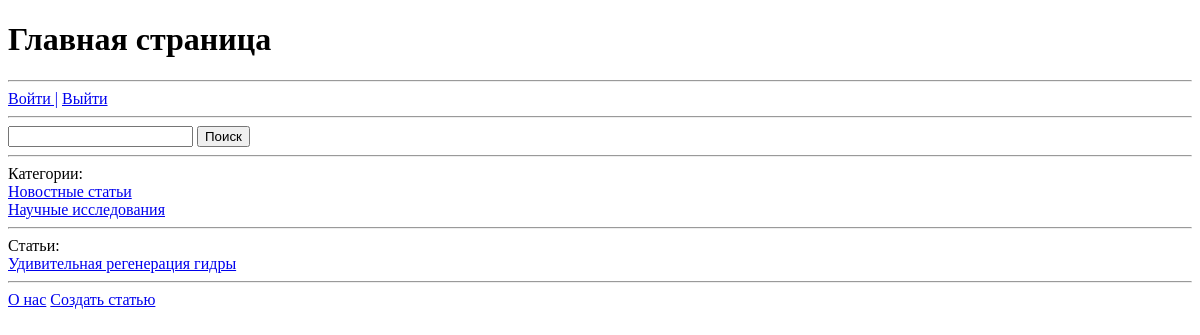
Before: / with the older database file.
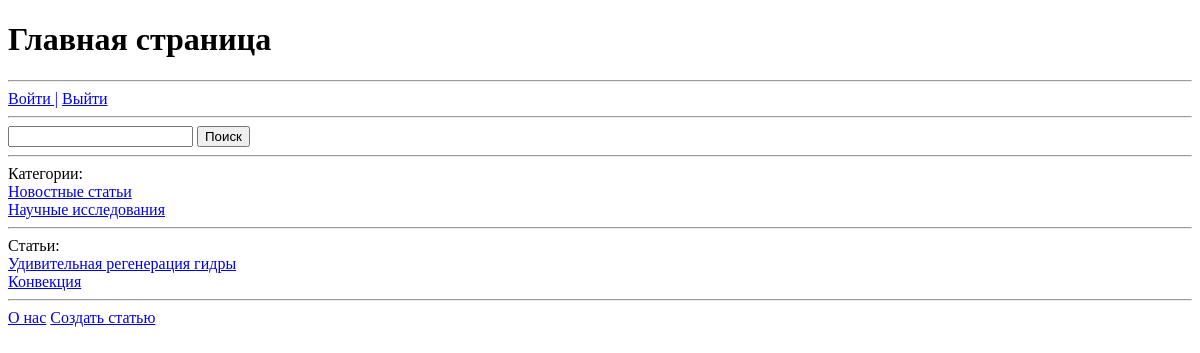
After: the same page with the newer database file.
### articles/models.py (models this page shows, shortened)
class Category(models.Model):
    name = models.CharField(max_length=225)
    added_date = models.DateTimeField(auto_now_add=True)

class Article(models.Model):
    title = models.CharField(max_length=200)
    content = models.TextField()
    photo = models.ImageField(upload_to='articles', blank=True)
    category = models.ForeignKey(Category, on_delete=models.CASCADE)

### articles/views.py (the view)
# urls.py: path('',views.home),
def home(request):
    search_bar = forms.SearchForm()
    upload_form = forms.SearchForm()
    article_info = Article.objects.all()
    category_info = Category.objects.all()
    context = {"search_form": search_bar, "upload_form": upload_form, 'article': article_info, 'category': category_info}
    return render(request, 'home.html', context)

### articles/forms.py
class SearchForm(forms.Form):
    search = forms.CharField(max_length=256)

### articles/templates/home.html (shortened to what this page needs)
<!DOCTYPE html>
<html lang="ru">
<head>
</head>
<body>
<h1>Главная страница</h1>
<hr>
<a href="/accounts/login/">Войти |</a>
<a href="/accounts/logout/">Выйти</a>
<hr>
<form  action="search" method="POST">
    <input type="text" name="search_article">
    <button>Поиск</button>
</form>
<hr>
Категории:<br>
{% for i in category %}
<a href="/category/{{ i.id }}">{{ i.name }}</a><br>
{% endfor%}
<hr>
Статьи:<br>
{% for i in article %}
<a href="/article/{{ i.id }}">{{ i.title }}</a><br>
{% endfor %}
<hr>
<a href="/about">О нас</a>
<a href="/createarticles">Создать статью</a>
</body>
</html>

Changed rows visible on the page:
added Article: title "Конвекция"
